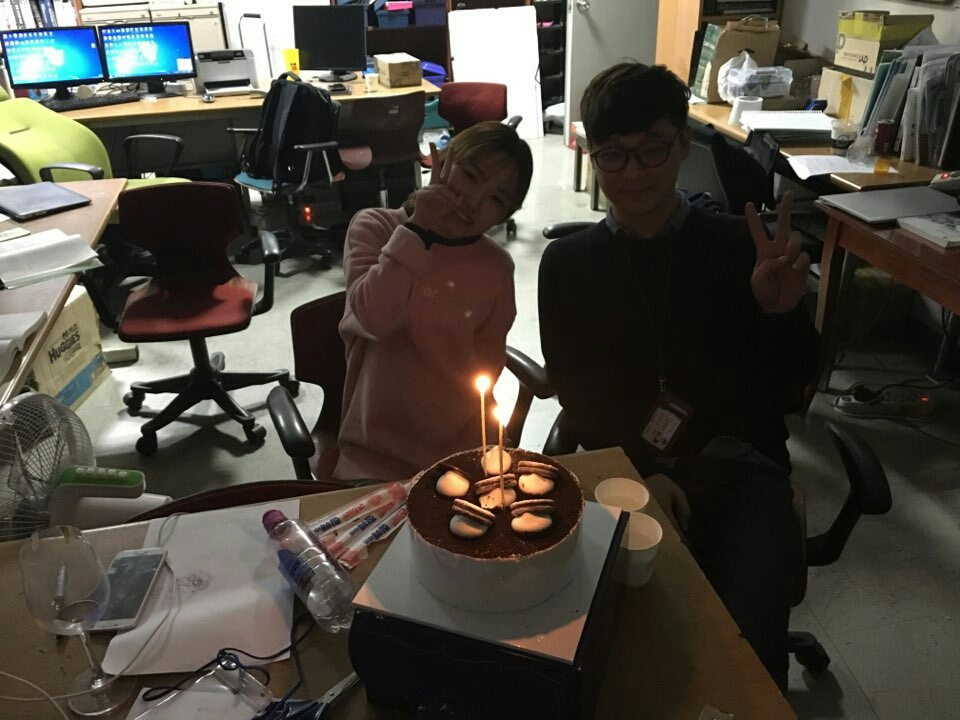
%> input picture 로보틱스/영상처리/테스트.jpg, 960 x 720 px
$ octave 'Connected Components Labeling1.m'   (GNU Octave 9; MATLAB toolbox functions it lacks are replaced by stand-ins)
%> lines starting %> are read from the running program, lines starting %| are printed output that depends on the picture; in (x1, y1, x2, y2) boxes, pixels count from 0 and x2, y2 are one past the last pixel; in counts of white or black regions, pixels touching at a corner belong together; the program's own positions count from 1
close all; clear all; clc;
%% Image Load
Load_Img=imread('테스트.jpg');
%> Load_Img is the input picture: size 720x960x3 uint8; mean R, G, B 76.3, 72.2, 63.2
%color=size(Load_Img,3);

%% Image Processing

Gray_Img=rgb2gray(Load_Img);
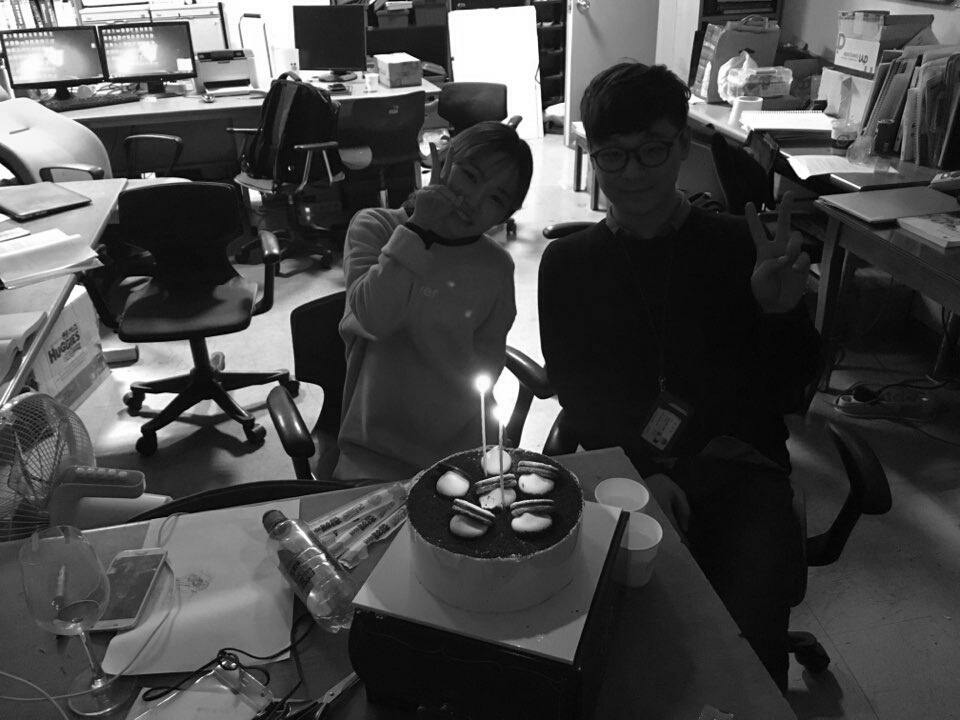
%> Gray_Img: size 720x960 uint8; min 0, max 255, mean 72.4

Gray_Img=Load_Img;
[height width]=size(Gray_Img);
%> height = 720; width = 2880
row = 1:height;
%> row = 720 values from 1 to 720
col = 1:width;
%> col = 2880 values from 1 to 2880
Gray_Img(row,col);

 hist_image=histeq(Gray_Img,256);
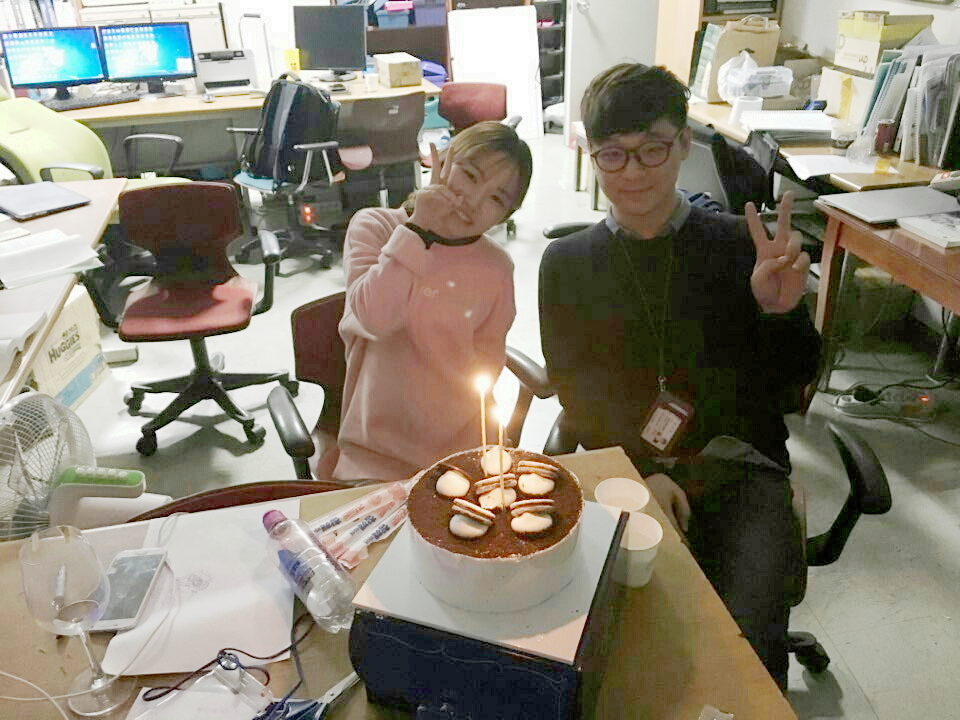
%> hist_image: size 720x960x3 uint8; mean R, G, B 137.2, 131.1, 116.1

 level = graythresh(hist_image);
%> level = 0.502
 BW = im2bw(hist_image,level);
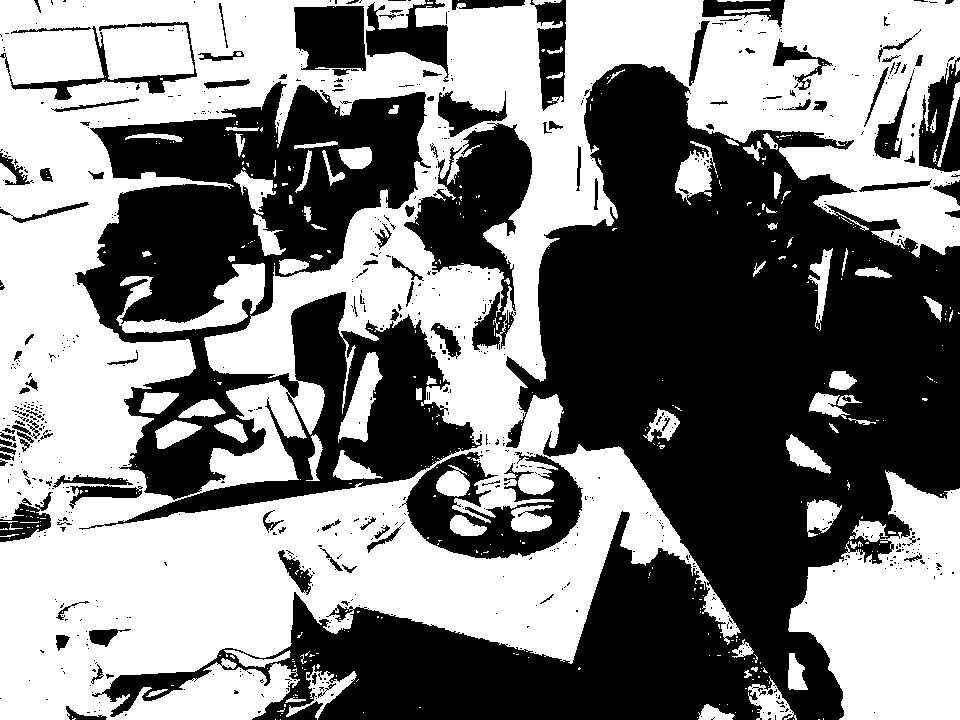
%> BW: size 720x960 logical; 51.1% white; 738 black regions (616 under 20 px), largest, box (x1, y1, x2, y2) and area: (92, 64, 960, 720) 202072, (75, 81, 482, 530) 81579, (404, 123, 532, 350) 12177
 figure(1)
 imshow(BW);


 row = 1:height;
 col = 1:width;

 Gray_Img(row,col);
 hist_image=histeq(Gray_Img,256);

 figure(1)
 imshow(Gray_Img);
 figure(2)
 imhist(Gray_Img);
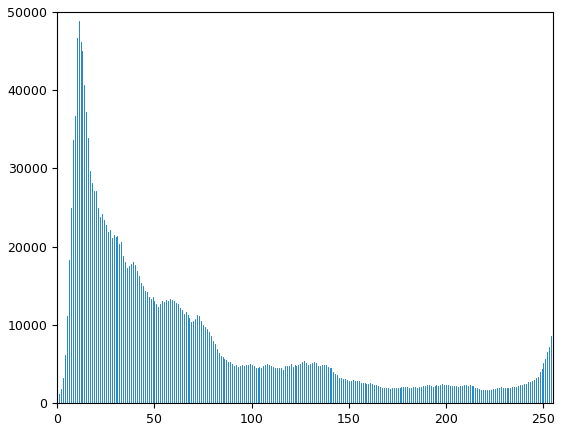
%> figure redrawn from the program's plot data; highest point at x = 11, y = 48892
 figure(3)
 imshow(hist_image);
 figure(4)
 imhist(hist_image);
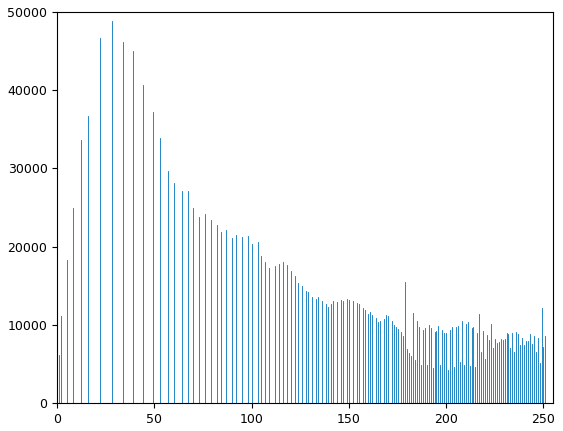
%> figure redrawn from the program's plot data; highest point at x = 28, y = 48892


% [47 lines of commented-out code are left out]

%% Image Show
%set(0,'DefaultFigureWindowStyle','docked');

$ run again, with 로보틱스/영상처리/untitled.bmp saved as 로보틱스/영상처리/테스트.jpg
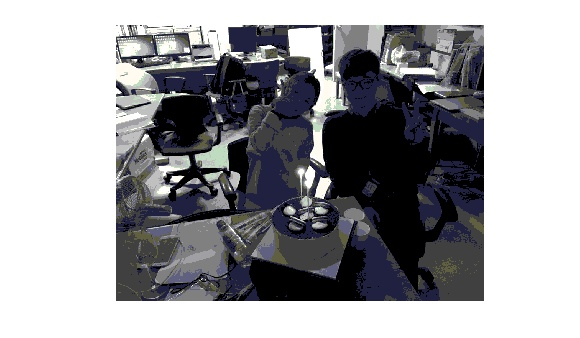
%> input picture 로보틱스/영상처리/untitled.bmp, 580 x 338 px
%> Load_Img is the input picture: size 338x580x3 uint8; mean R, G, B 158.5, 158.8, 162
%> level = 0.755
%> `BW = im2bw(hist_image,level);`:
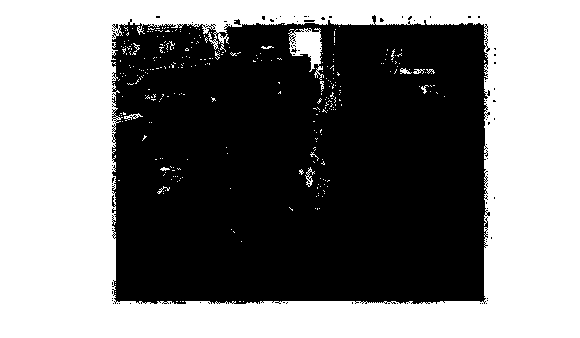
%> BW: size 338x580 logical; 48.6% white; 316 white regions (302 under 20 px), largest, box (x1, y1, x2, y2) and area: (0, 0, 580, 338) 93328, (288, 28, 324, 80) 885, (305, 167, 315, 187) 68
%> `imhist(Gray_Img);`:
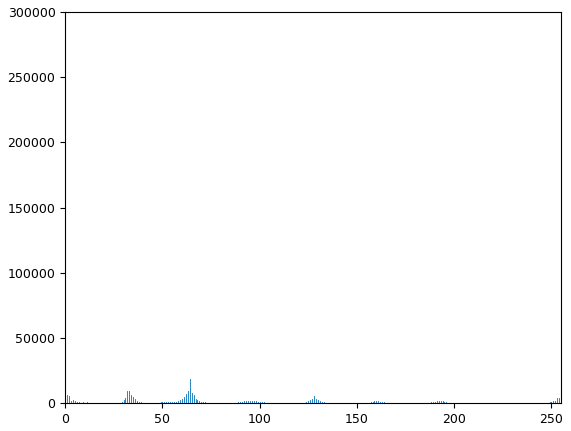
%> figure redrawn from the program's plot data; highest point at x = 255, y = 284855

$ run again, with 로보틱스/영상처리/어린이날.jpeg copied over 로보틱스/영상처리/테스트.jpg
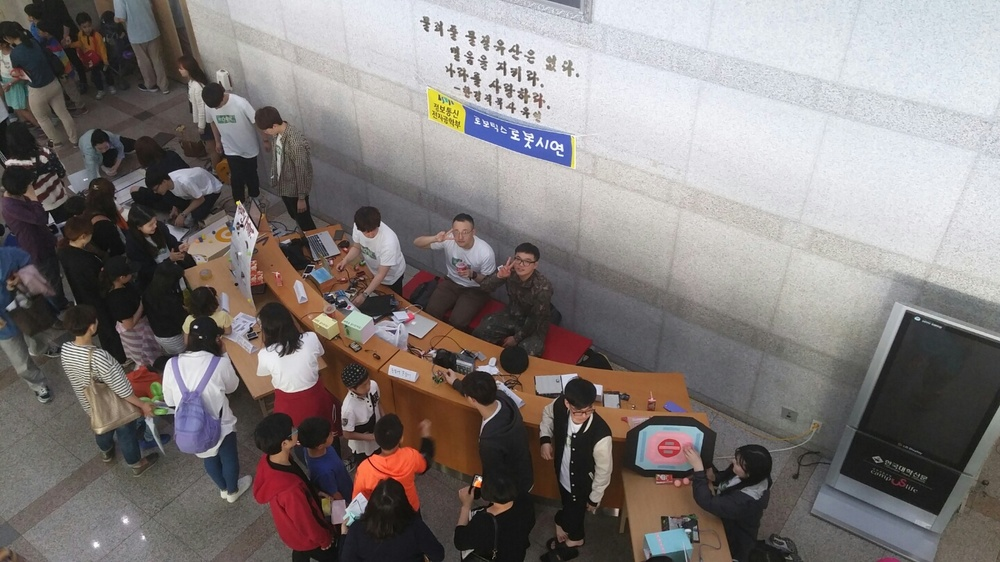
%> input picture 로보틱스/영상처리/어린이날.jpeg, 1000 x 562 px, shrunk from 1440 x 810 before the run
%> Load_Img is the input picture: size 562x1000x3 uint8; mean R, G, B 128.4, 122.1, 120.7
%> level = 0.496
%> `BW = im2bw(hist_image,level);`:
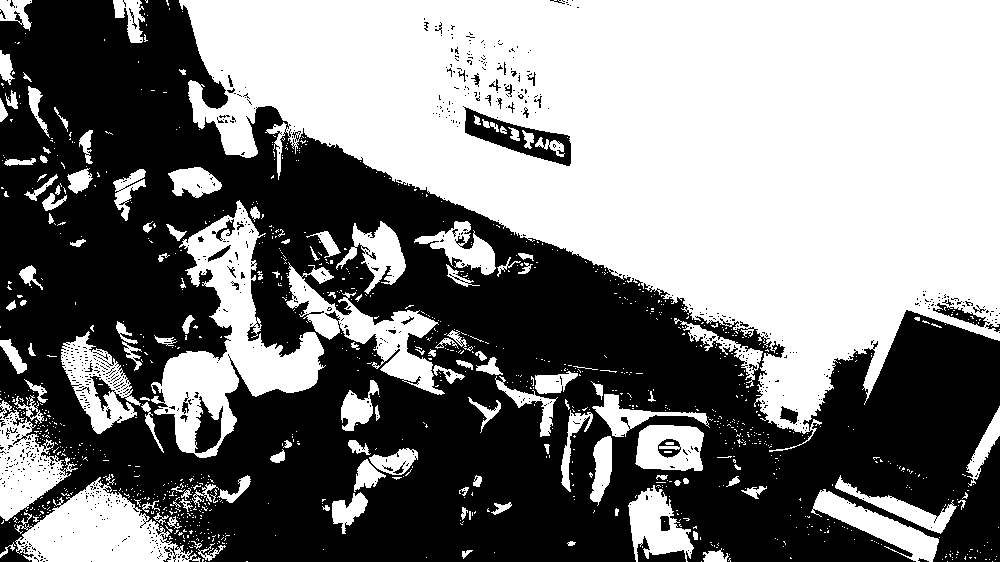
%> BW: size 562x1000 logical; 49.9% white; 1127 white regions (997 under 20 px), largest, box (x1, y1, x2, y2) and area: (179, 0, 1000, 452) 204599, (151, 200, 326, 458) 14907, (15, 474, 201, 562) 8246
%> `imhist(hist_image);`:
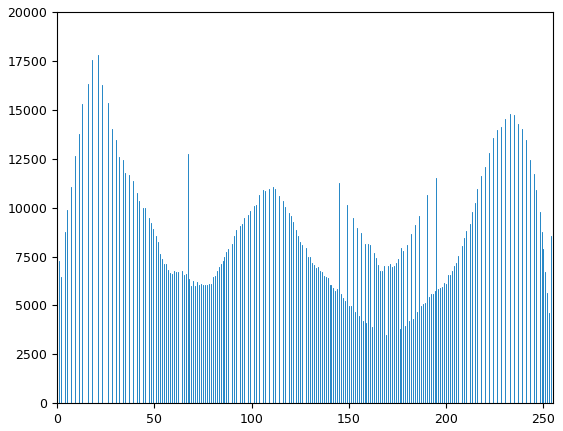
%> figure redrawn from the program's plot data; highest point at x = 21, y = 17801
